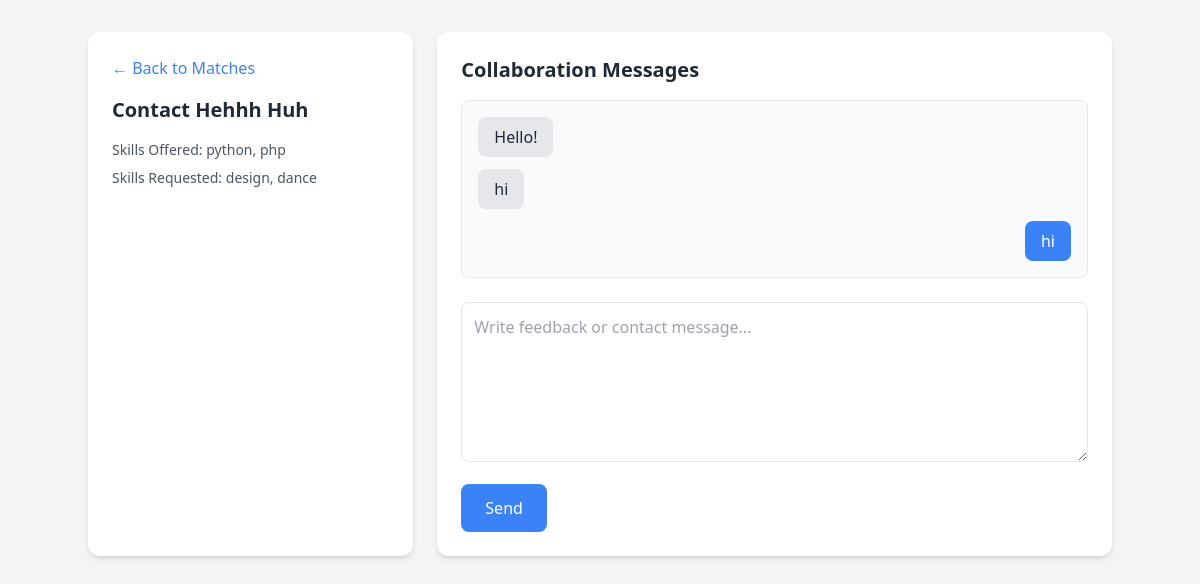
/contact/1 (signed in), run on an earlier commit of the app's database.
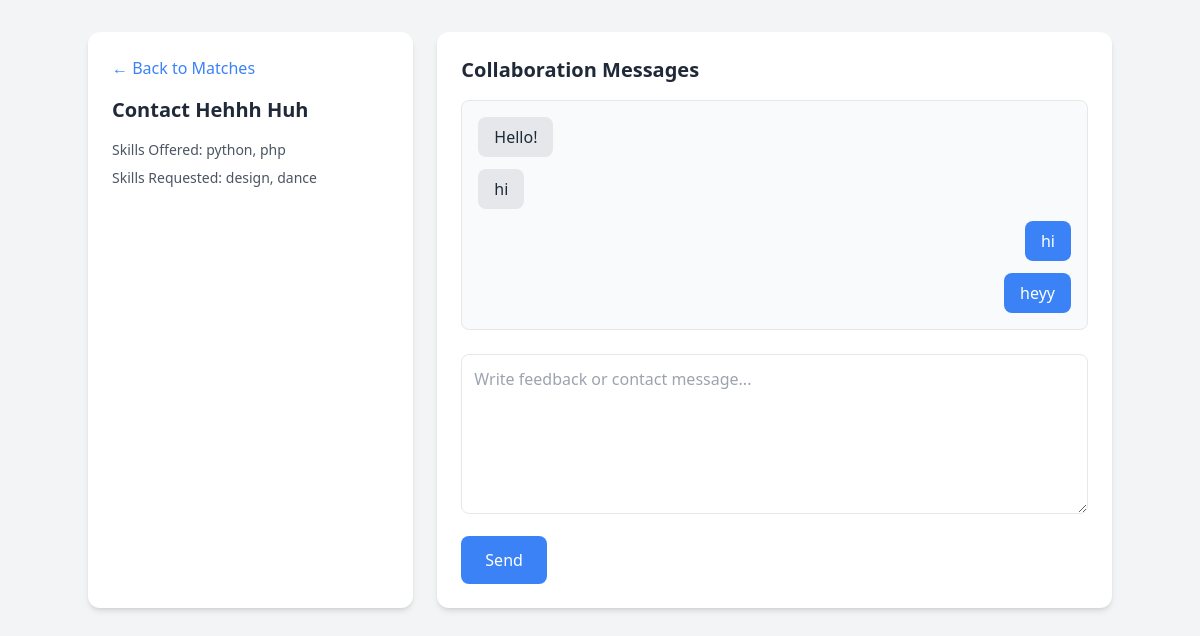
And on a later commit of the database.
### models.py (models this page shows)
class Feedback(db.Model):
    id = db.Column(db.Integer, primary_key=True)
    sender_id = db.Column(db.Integer, nullable=False)
    receiver_id = db.Column(db.Integer, nullable=False)
    message = db.Column(db.String(300), nullable=False)

### app.py (the view, shortened to what this page needs)
@app.route("/contact/<int:user_id>", methods=["GET", "POST"])
def contact(user_id):
    if "user_id" not in session:
        return redirect(url_for("login"))
    current_user_id = session["user_id"]
    target_user = User.query.get(user_id)
    if not target_user:
        return "User not found", 404
    messages = Feedback.query.filter(
        ((Feedback.sender_id == current_user_id) & (Feedback.receiver_id == user_id)) |
        ((Feedback.sender_id == user_id) & (Feedback.receiver_id == current_user_id))
    ).order_by(Feedback.id.asc()).all()
    return render_template(
        "contact.html",
        user=target_user,
        messages=messages,
        current_user_id=current_user_id
    )

### templates/contact.html (shortened to what this page needs)
<!DOCTYPE html>
<html lang="en">
<head>
<script src="https://cdn.tailwindcss.com"></script>
</head>
<body class="bg-gray-100 min-h-screen p-8">
<div class="max-w-5xl mx-auto grid grid-cols-3 gap-6">
    <div class="bg-white p-6 rounded-xl shadow-md col-span-1">
        <a href="/matches" class="inline-block mb-4 text-blue-500 hover:underline">&larr; Back to Matches</a>
        <h2 class="text-xl font-bold mb-4 text-gray-800">
            Contact {{ user.name }}
        </h2>
        <p class="text-sm text-gray-600 mb-2">
            Skills Offered: {{ user.skills_offered }}
        </p>
        <p class="text-sm text-gray-600">
            Skills Requested: {{ user.skills_requested }}
        </p>
    </div>
    <div class="bg-white p-6 rounded-xl shadow-md col-span-2">
        <h2 class="text-xl font-bold mb-4 text-gray-800">
            Collaboration Messages
        </h2>
        <div class="mb-6 space-y-3 max-h-64 overflow-y-auto border p-4 rounded-lg bg-gray-50">
            {% for msg in messages %}
                {% if msg.sender_id == current_user_id %}
                    <div class="text-right">
                        <p class="inline-block bg-blue-500 text-white px-4 py-2 rounded-lg">
                            {{ msg.message }}
                        </p>
                    </div>
                {% else %}
                    <div class="text-left">
                        <p class="inline-block bg-gray-200 text-gray-800 px-4 py-2 rounded-lg">
                            {{ msg.message }}
                        </p>
                    </div>
                {% endif %}
            {% else %}
                <p class="text-sm text-gray-500 text-center">
                    No messages yet. Someone has to be brave first.
                </p>
            {% endfor %}
        </div>
        <form method="POST" class="space-y-4">
            <textarea name="message"
                placeholder="Write feedback or contact message..."
                class="w-full h-40 p-3 border rounded-lg focus:ring-2 focus:ring-blue-400 outline-none"></textarea>
            <button type="submit"
                class="bg-blue-500 text-white px-6 py-3 rounded-lg hover:bg-blue-600 transition">
                Send
            </button>
        </form>
    </div>
</div>
</body>
</html>

What changed in the data, as far as the page shows it:
added Feedback: message "heyy"
